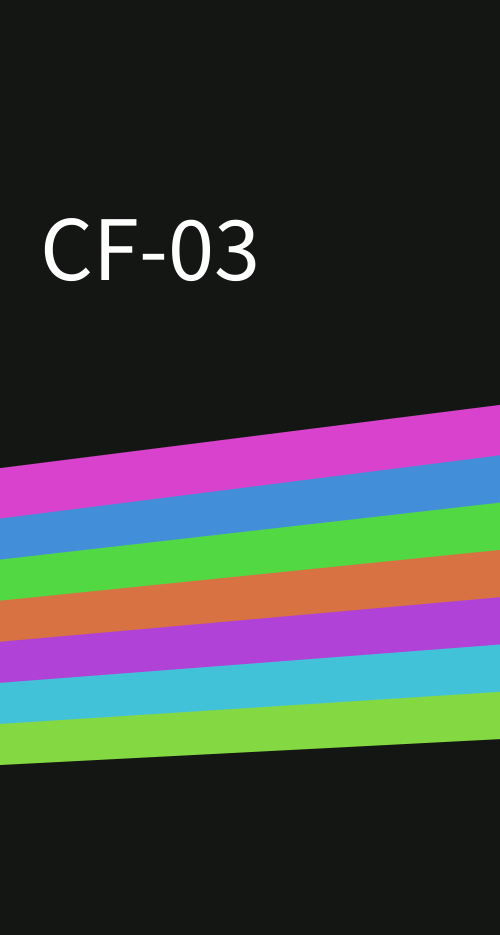
Frame 1 (no input)
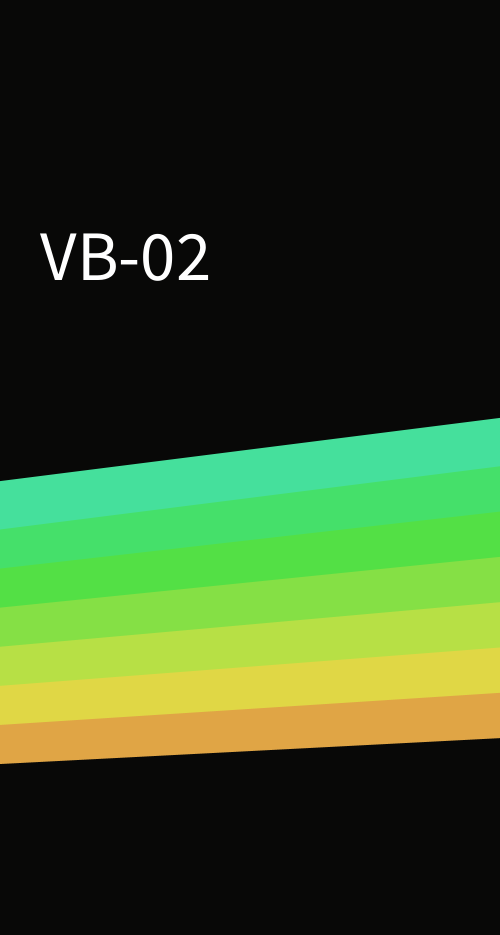
Frame 2 (the mouse pressed at the canvas centre, redrawn once)

The Processing sketch that drew these frames (run headless with seeded random() and noise(); the mouse was pressed at the canvas centre and the sketch redrawn once):

// Processing sketch: day18
// ── day18.pde
void setup() {
	size(500, 935);
	noLoop();
	colorMode(HSB, 100.0, 100.0, 100.0);
}

void draw() {
	int lines = floor(random(4, 10));
	float hue = random(0, 100);
	float sat = random(50, 70);
	float lightnes = random(80, 100);
	float hueStep = random(5, 30);
	int strokeWeight = 40 + floor(random(0, 30));
	int start = 900 * 2 / 3 + lines * 20;
	int delta= floor(random(0, 10));
	
	background(hue, random(0, 20), random(2, 22));
	strokeWeight(strokeWeight + 1);

	for (int i = 0; i < lines; i++) {
		stroke((hue + i * hueStep) % 100, sat, lightnes);
		line(-10, start - i * (strokeWeight - 2 * delta), height + 20, start - 50 - i * (strokeWeight + delta));
	}
	
	char[] name = {
		char(floor(random(65, 91))),
		char(floor(random(65, 91))),
		'-',
		char(floor(random(48, 58))),
		char(floor(random(48, 58)))
	};
	String nameString = new String(name);

	textSize(random(70, 120));
	text(nameString, 40, 280);

	save("day18.png");
}
